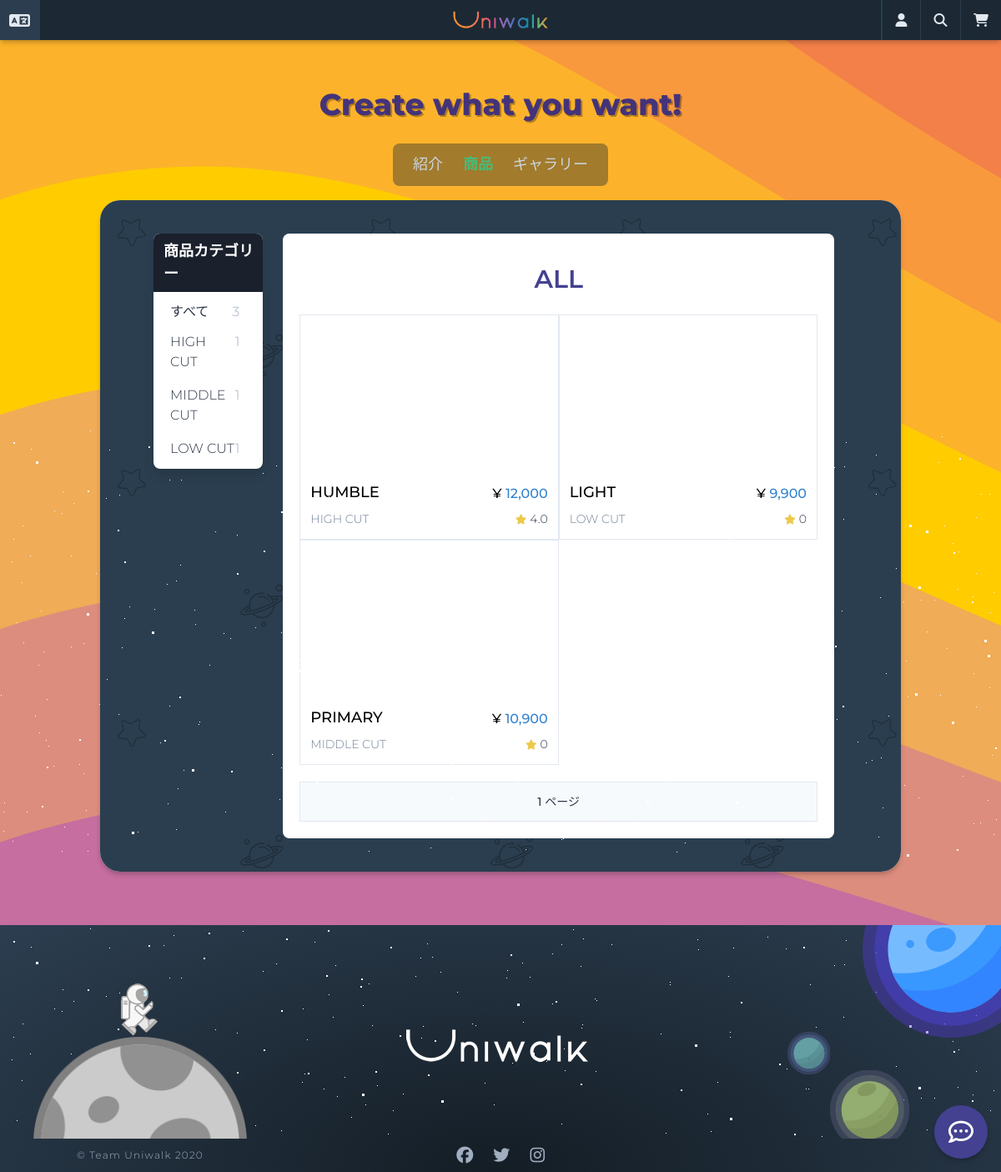
Screenshot of /products/list/ with the database file from the repository.
### products/models.py (models this page shows, shortened)
class Category(core_models.TimeStampedModel):
    product_type = models.CharField(_("商品タイプ名"), max_length=20)
    type_code = models.CharField(_("タイプコード"), max_length=2)
    class Meta:
        verbose_name = _("カテゴリー")
        verbose_name_plural = _("カテゴリー")
    def __str__(self):
        return self.product_type

class Product(core_models.TimeStampedModel):
    name = models.CharField(_("商品名"), max_length=50)
    category = models.ForeignKey(
        "Category",
        verbose_name=_("商品カテゴリー"),
        related_name="product",
        on_delete=models.CASCADE,
    )
    price = models.DecimalField(_("価格"), decimal_places=0, max_digits=6)
    description = models.TextField(_("詳細説明"))
    is_active = models.BooleanField(_("販売中"), null=False, default=True)
    product_number = models.CharField(
        _("番号"), max_length=40, default=create_product_code, blank=True, null=True
    )
    product_code = models.CharField(_("商品番号"), max_length=40, blank=True, null=True)
    def total_rating(self):
        all_reviews = self.reviews.all()
        all_ratings = 0
        if len(all_reviews) > 0:
            for review in all_reviews:
                all_ratings += review.rate
            return round(all_ratings / len(all_reviews), 2)
        return 0
    total_rating.short_description = _("評点")
    @property
    def first_image(self):
        try:
            (image,) = self.images.all()[:1]
            return image.image.url
        except ValueError:
            return None
    class Meta:
        ordering = ("-created",)
        verbose_name = _("商品")
        verbose_name_plural = _("商品")

class Image(core_models.TimeStampedModel):
    image = models.ImageField(_("イメージ"), upload_to="product_images")
    product = models.ForeignKey(
        "Product", verbose_name=_("商品"), related_name="images", on_delete=models.CASCADE
    )
    class Meta:
        verbose_name = _("商品イメージ")
        verbose_name_plural = _("商品イメージ")

### reviews/models.py (models this page shows, shortened)
class Review(core_models.TimeStampedModel):
    product = models.ForeignKey(
        "products.Product",
        verbose_name=_("商品"),
        related_name="reviews",
        on_delete=models.CASCADE,
    )
    user = models.ForeignKey(
        "users.User", verbose_name=_("ユーザー"), on_delete=models.CASCADE
    )
    title = models.CharField(_("タイトル"), max_length=50)
    text = models.TextField(_("本文"))
    rate = models.PositiveIntegerField(
        _("評点"), default=0, validators=[MaxValueValidator(5)]
    )
    class Meta:
        verbose_name = _("レビュー")
        verbose_name_plural = _("レビュー")

### products/views.py (the view)
# urls.py: path("list/", views.ProductListView.as_view(), name="list"),
class ProductListView(ListView):
    model = models.Product
    paginate_by = 9
    context_object_name = "products"
    extra_context = {
        "count": len(models.Product.objects.all()),
        "categories": models.Category.objects.all(),
    }
    template_name = "products/product-list.html"
    def get_queryset(self):
        if self.kwargs.get("pk"):
            return models.Product.objects.filter(
                category_id=self.kwargs.get("pk")
            ).order_by("-created")
        return models.Product.objects.all().order_by("-created")

### carts/context_processors.py (called while the page is built)
def counter(request):
    item_count = 0
    if "admin" in request.META["PATH_INFO"]:
        return {}
    else:
        try:
            cart = Cart.objects.get(session_key=_session_key(request))
            cart_items = CartItem.objects.all().filter(cart=cart, active=True)
            for cart_item in cart_items:
                item_count += cart_item.quantity
        except Cart.DoesNotExist:
            item_count = 0
    return dict(item_count=item_count)

### carts/views.py (called while the page is built)
def _session_key(request):
    cart = request.session.session_key
    if not cart:
        cart = request.session.create()
    return cart

### templates/products/product-list.html (shortened to what this page needs)
{% extends "base.html" %}
{% load i18n static humanize %}
{% block content %}
<div class="min-h-75vh rounded-xl mx-auto"
    style="background-image: url({% static 'images/pattern.svg' %}); background-repeat: repeat;">
    <div class="flex p-10">
        <div class="w-1/6 shadow-lg bg-white rounded-lg ml-6 mr-3 h-2/3">
            <h2 class="text-lg font-extrabold py-2 mb-1 pl-3 bg-gray-900 text-white rounded-t-lg">{% trans '商品カテゴリー' %}
            </h2>
            <ul class="px-4">
                <li class="flex justify-between py-2 text-base pr-3 p-1">
                    <a href="{% url 'products:list' %}">{% trans 'すべて' %}</a>
                    <span class="text-gray-500">{{ count }}</span>
                </li>
                {% for category in categories %}
                <li class="flex justify-between mb-2 text-base pr-3 p-1">
                    <a href="{% url 'products:list-category' category.pk %}">{{ category }}</a>
                    <span class="text-gray-500">{{ category.product.all|length }}</span>
                </li>
                {% endfor %}
            </ul>
        </div>
        <div class="w-5/6 flex flex-wrap mr-10 ml-3 rounded-lg p-5 bg-white">
            <h2 class="w-full text-indigo-800 mt-3 mb-5 text-3xl text-center font-semibold">
                {% if '/category-1/' in request.path %}
                HIGH CUT
                {% elif '/category-2/' in request.path %}
                MIDDLE CUT
                {% elif '/category-3/' in request.path %}
                LOW CUT
                {% else %}
                ALL
                {% endif %}
            </h2>
            {% if products %}
            {% for product in products %}
            {% include 'mixins/products/product-card.html' with product=product %}
            {% endfor %}
            <div
                class="flex h-12 items-center justify-center mx-auto container border border-gray-300 mt-5 bg-gray-100">
                <span class="mx-3 font-medium text-sm">
                </span>
            </div>
            {% else %}
            <p class="flex justify-center items-center font-semibold w-full h-50vh text-center text-2xl">
                <i class="fas fa-dizzy fa-2x text-teal-500"></i> <span class="ml-5">{% trans '商品が存在しません。' %}</span>
            </p>
            {% endif %}
        </div>
    </div>
</div>
{% endblock content %}

### templates/mixins/products/product-card.html
{% load humanize %}
<div class="xl:w-1/3 md:w-1/2 sm:w-full xs:w-full overflow-hidden border border-gray-300 bg-white wow fadeIn"
    style="height: 22.5vw;">
    <a href="{% url 'products:detail' product.pk %}">
        <div class="w-full h-2/3 bg-cover bg-center mb-2" style="background-image: url({{ product.first_image }});">
        </div>
        <div class="flex flex-col h-1/3 justify-center px-3">
            <div class="flex justify-between items-end mb-2 truncate">
                <div class="w-4/5 overflow-hidden flex">
                    <span class="text-lg text-black w-11/12 block overflow-hidden font-medium">{{ product.name }}</span>
                </div>
                <span class="text-blue-600 font-medium">
                    <span class="text-black">&yen;</span> {{ product.price|intcomma }}
                </span>
            </div>
            <div class="flex justify-between mb-2 truncate">
                <div class="w-4/5 overflow-hidden flex">
                    <span class="text-sm text-gray-600 block truncate">{{ product.category }}</span>
                </div>
                <span class="text-sm flex items-center">
                    <i class="fas fa-star text-xs text-yellow-500 mr-1"></i> {{ product.total_rating }}
                </span>
            </div>
        </div>
    </a>
</div>

### rows the page displays
Category: product_type "HIGH CUT", product.all|length "1"
Category: product_type "MIDDLE CUT", product.all|length "1"
Category: product_type "LOW CUT", product.all|length "1"
Product: name "HUMBLE", price "12,000", category "HIGH CUT", total_rating "4.0"
Product: name "LIGHT", price "9,900", category "LOW CUT", total_rating "0"
Product: name "PRIMARY", price "10,900", category "MIDDLE CUT", total_rating "0"

### other values shown
{{ count }} "3"
